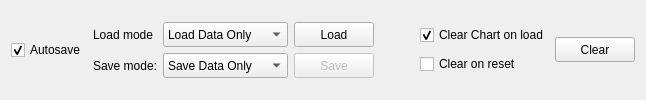
       <widget class="QWidget" name="tabRAM">
        <property name="whatsThis">
         <string>&lt;html&gt;&lt;head/&gt;&lt;body&gt;&lt;p&gt;Parser Memory - stores parsed data in RAM, which can be loaded back if needed. By default, app uses it each time user changes the plot rules to prevent data loss i.e. if a a varaible is removed form plot, its recorded data can be brought back form memory without losing all the measurnments.&lt;/p&gt;&lt;/body&gt;&lt;/html&gt;</string>
        </property>
        <attribute name="title">
         <string>Parser memory</string>
        </attribute>
        <layout class="QGridLayout" name="gridLayout_7">
         <item row="2" column="2">
          <layout class="QVBoxLayout" name="verticalLayout_3">
           <item>
            <layout class="QHBoxLayout" name="horizontalLayout_5">
             <item>
              <widget class="QLabel" name="label_17">
               <property name="text">
                <string>Load mode</string>
               </property>
              </widget>
             </item>
             <item>
              <widget class="QComboBox" name="comboBoxRAMLoadMode">
               <property name="sizePolicy">
                <sizepolicy hsizetype="Preferred" vsizetype="Preferred">
                 <horstretch>0</horstretch>
                 <verstretch>0</verstretch>
                </sizepolicy>
               </property>
               <property name="minimumSize">
                <size>
                 <width>0</width>
                 <height>25</height>
                </size>
               </property>
               <item>
                <property name="text">
                 <string>Load Data Only</string>
                </property>
               </item>
               <item>
                <property name="text">
                 <string>Load Data &amp; Text</string>
                </property>
               </item>
              </widget>
             </item>
             <item>
              <widget class="QPushButton" name="pushButtonLoadRAMBuffer">
               <property name="sizePolicy">
                <sizepolicy hsizetype="Preferred" vsizetype="Preferred">
                 <horstretch>0</horstretch>
                 <verstretch>0</verstretch>
                </sizepolicy>
               </property>
               <property name="text">
                <string>Load</string>
               </property>
              </widget>
             </item>
            </layout>
           </item>
           <item>
            <layout class="QHBoxLayout" name="horizontalLayout_4">
             <item>
              <widget class="QLabel" name="label_12">
               <property name="text">
                <string>Save mode:</string>
               </property>
              </widget>
             </item>
             <item>
              <widget class="QComboBox" name="comboBoxRAMSaveMode">
               <property name="sizePolicy">
                <sizepolicy hsizetype="Preferred" vsizetype="Preferred">
                 <horstretch>0</horstretch>
                 <verstretch>0</verstretch>
                </sizepolicy>
               </property>
               <property name="minimumSize">
                <size>
                 <width>0</width>
                 <height>25</height>
                </size>
               </property>
               <item>
                <property name="text">
                 <string>Save Data Only</string>
                </property>
               </item>
               <item>
                <property name="text">
                 <string>Save Data &amp; Text</string>
                </property>
               </item>
              </widget>
             </item>
             <item>
              <widget class="QPushButton" name="pushButtonSaveParserMemory">
               <property name="enabled">
                <bool>false</bool>
               </property>
               <property name="sizePolicy">
                <sizepolicy hsizetype="Minimum" vsizetype="Preferred">
                 <horstretch>0</horstretch>
                 <verstretch>0</verstretch>
                </sizepolicy>
               </property>
               <property name="text">
                <string>Save</string>
               </property>
              </widget>
             </item>
            </layout>
           </item>
          </layout>
         </item>
         <item row="2" column="14">
          <layout class="QVBoxLayout" name="verticalLayout_4">
           <item>
            <widget class="QCheckBox" name="checkBoxRAMClearChart">
             <property name="text">
              <string>Clear Chart on load</string>
             </property>
             <property name="checked">
              <bool>true</bool>
             </property>
            </widget>
           </item>
           <item>
            <widget class="QCheckBox" name="checkBoxClearRAMOnReset">
             <property name="text">
              <string>Clear on reset</string>
             </property>
            </widget>
           </item>
          </layout>
         </item>
         <item row="2" column="16">
          <widget class="QPushButton" name="pushButtonRAMClear">
           <property name="sizePolicy">
            <sizepolicy hsizetype="Minimum" vsizetype="Fixed">
             <horstretch>0</horstretch>
             <verstretch>0</verstretch>
            </sizepolicy>
           </property>
           <property name="minimumSize">
            <size>
             <width>0</width>
             <height>25</height>
            </size>
           </property>
           <property name="text">
            <string>Clear</string>
           </property>
          </widget>
         </item>
         <item row="2" column="12">
          <spacer name="horizontalSpacer_8">
           <property name="orientation">
            <enum>Qt::Horizontal</enum>
           </property>
           <property name="sizeHint" stdset="0">
            <size>
             <width>40</width>
             <height>20</height>
            </size>
           </property>
          </spacer>
         </item>
         <item row="2" column="0">
          <widget class="QCheckBox" name="checkBoxAutoSaveBuffer">
           <property name="sizePolicy">
            <sizepolicy hsizetype="Minimum" vsizetype="Preferred">
             <horstretch>0</horstretch>
             <verstretch>0</verstretch>
            </sizepolicy>
           </property>
           <property name="text">
            <string>Autosave</string>
           </property>
           <property name="checkable">
            <bool>true</bool>
           </property>
           <property name="checked">
            <bool>true</bool>
           </property>
          </widget>
         </item>
        </layout>
       </widget>
